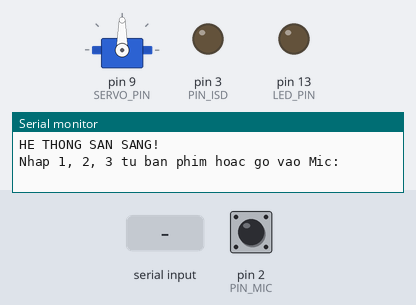
A program run on a simulated Arduino Nano, built with avr-gcc and run on an emulated ATmega328P. Shown: servo, output pins drawn as LEDs (lit = HIGH), the last lines printed to the serial monitor. Inputs (shaded band) come from the test bench; at power-on: pin 2 (PIN_MIC) LOW.

Above: at 1.2 s.
1.3 s: "2" received over Serial
At 2.7 s:
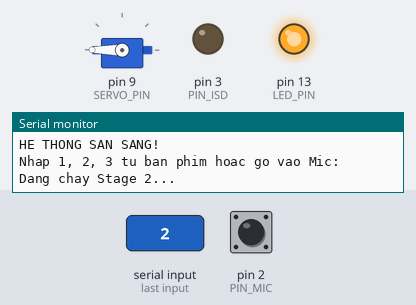
3.0 s: "1" received over Serial
At 3.9 s:
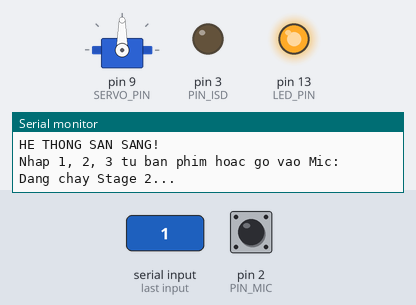
4.5 s: pin 2 (PIN_MIC) driven HIGH
At 5.0 s:
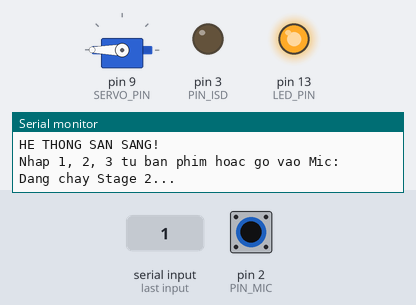
6.0 s: "3" received over Serial
At 7.2 s:
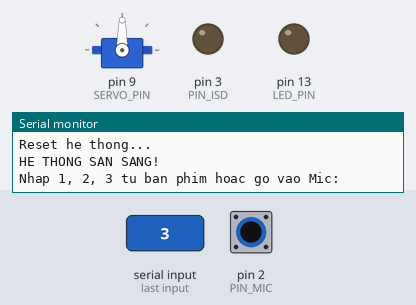
7.5 s: pin 2 (PIN_MIC) pulsed LOW 5 times (0.12 s each, 0.3 s apart)
At 8.3 s:
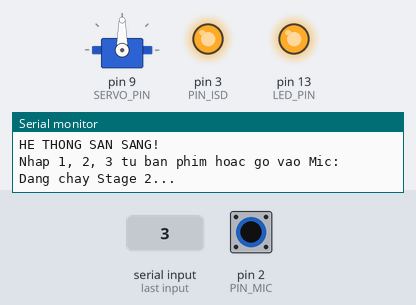
Timing chart, 0 to 10.5 s (numbered marks = the images above; inputs shaded):
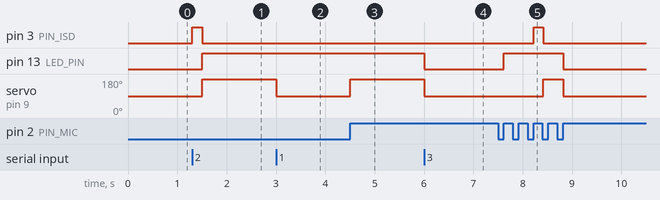

The program:

main.cpp
```cpp
#include <Arduino.h>
#include <Servo.h>

const int PIN_MIC = 2;
const int PIN_ISD = 3;
const int SERVO_PIN = 9;
const int LED_PIN = 13;

Servo myServo;
volatile int tapCount = 0;
volatile unsigned long lastTapTime = 0;

// Ngắt cho Micro
void soundISR() {
    unsigned long now = millis();
    if (now - lastTapTime > 300) { // Chống nhiễu 300ms
        tapCount++;
        lastTapTime = now;
    }
}

void setup() {
    Serial.begin(115200);
    pinMode(PIN_MIC, INPUT);
    pinMode(PIN_ISD, OUTPUT);
    pinMode(LED_PIN, OUTPUT);

    myServo.attach(SERVO_PIN);
    myServo.write(90);

    attachInterrupt(digitalPinToInterrupt(PIN_MIC), soundISR, RISING);
    Serial.println("HE THONG SAN SANG!");
    Serial.println("Nhap 1, 2, 3 tu ban phim hoac go vao Mic:");
}

void loop() {
    // --- LỆNH TỪ SERIAL MONITOR ---
    if (Serial.available() > 0) {
        char incomingByte = Serial.read();
        if (incomingByte == '1') tapCount = 1;
        else if (incomingByte == '2') tapCount = 2;
        else if (incomingByte == '3') tapCount = 3;
    }

    // --- LOGIC ĐIỀU KHIỂN ---
    // Bước 1: Chỉ bật LED
    if (tapCount == 1) {
        digitalWrite(LED_PIN, HIGH);
        myServo.write(90);
    }

    // Bước 2: Nhạc + Servo quay
    else if (tapCount == 2) {
        static bool isMusicTriggered = false;
        if (!isMusicTriggered) {
            Serial.println("Dang chay Stage 2...");
            digitalWrite(PIN_ISD, HIGH);
            delay(200);
            digitalWrite(PIN_ISD, LOW);
            isMusicTriggered = true;
        }
        myServo.write(180); // Servo 360 quay toàn tốc
        digitalWrite(LED_PIN, HIGH);
    }

    // Bước 3 hoặc Reset: Tắt hết
    else if (tapCount >= 3) {
        Serial.println("Reset he thong...");
        digitalWrite(LED_PIN, LOW);
        myServo.write(90); // Dừng servo
        digitalWrite(PIN_ISD, LOW);

        delay(500); // Đợi một chút để hệ thống ổn định
        tapCount = 0;
        asm volatile ("  jmp 0"); // Reset mềm để xóa mọi trạng thái static
    }
}
```

Measured:
- after the input at 1.3 s, pin 3 (PIN_ISD): LOW → HIGH at once, → LOW 0.20 s later; pin 13 (LED_PIN): LOW → HIGH after 0.20 s; servo on pin 9 (SERVO_PIN): 90° → 180° after 0.20 s
- after the input at 3.0 s, servo on pin 9 (SERVO_PIN): 180° → 90° at once
- after the input at 4.5 s, servo on pin 9 (SERVO_PIN): 90° → 180° at once
- after the input at 6.0 s, pin 13 (LED_PIN): HIGH → LOW at once; servo on pin 9 (SERVO_PIN): 180° → 90° at once
- after the input at 7.5 s, pin 3 (PIN_ISD): LOW → HIGH after 0.72 s, → LOW 0.20 s later; pin 13 (LED_PIN): LOW → HIGH after 0.12 s, → LOW 1.2 s later; servo on pin 9 (SERVO_PIN): 90° → 180° after 0.92 s, → 90° 0.40 s later
